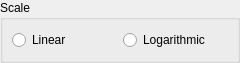
<?xml version="1.0" encoding="UTF-8"?>
<ui version="4.0">
 <class>form</class>
 <widget class="QWidget" name="form">
  <property name="geometry">
   <rect>
    <x>0</x>
    <y>0</y>
    <width>240</width>
    <height>63</height>
   </rect>
  </property>
  <property name="windowTitle">
   <string>Form</string>
  </property>
  <layout class="QVBoxLayout" name="verticalLayout">
   <property name="leftMargin">
    <number>0</number>
   </property>
   <property name="topMargin">
    <number>0</number>
   </property>
   <property name="rightMargin">
    <number>0</number>
   </property>
   <property name="bottomMargin">
    <number>0</number>
   </property>
   <item>
    <widget class="QGroupBox" name="groupBox">
     <property name="title">
      <string>Scale</string>
     </property>
     <layout class="QGridLayout" name="gridLayout">
      <item row="0" column="0">
       <widget class="QRadioButton" name="linearRadioButton">
        <property name="text">
         <string>Linear</string>
        </property>
       </widget>
      </item>
      <item row="0" column="1">
       <widget class="QRadioButton" name="logarithmicRadioButton">
        <property name="text">
         <string>Logarithmic</string>
        </property>
       </widget>
      </item>
     </layout>
    </widget>
   </item>
  </layout>
 </widget>
 <resources/>
 <connections/>
</ui>
